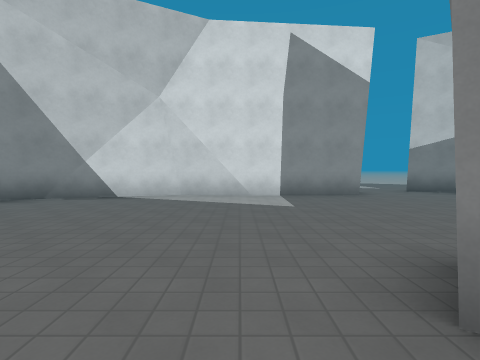
View 1 (above)

16 first-person views from a walk through a 3-D level made in the Godot game engine. The camera is 1.3 m above the floor, tilts 2° down and sees 80° across. The floor is counted in squares, 2 m on a side. Each view is taken from the middle of a square. On the plan, view 1 faces up. The plan holds only what a view shows up to about 9 squares ahead; the rest is blank. The place goes on beyond the plan. Surface patterns are stand-ins for the level's own textures.

View 2
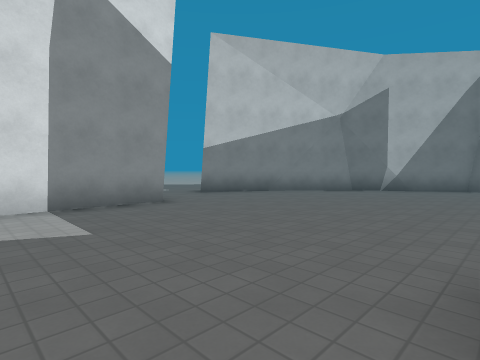

View 3
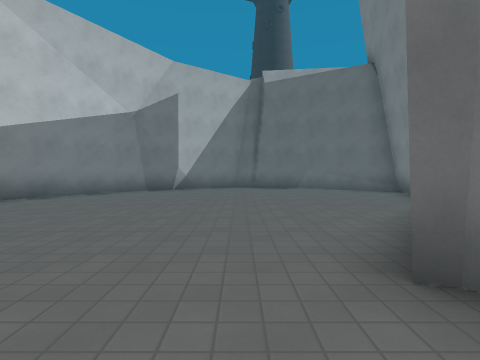

View 4
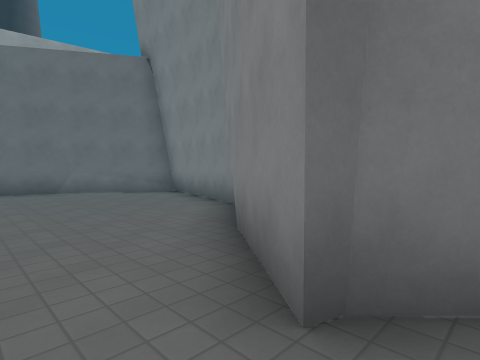

View 5
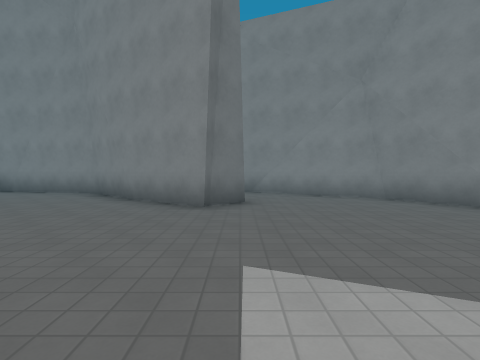

View 6
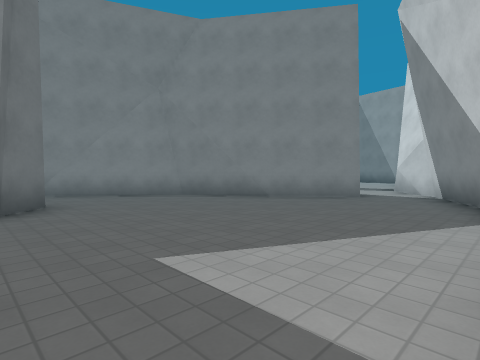

View 7
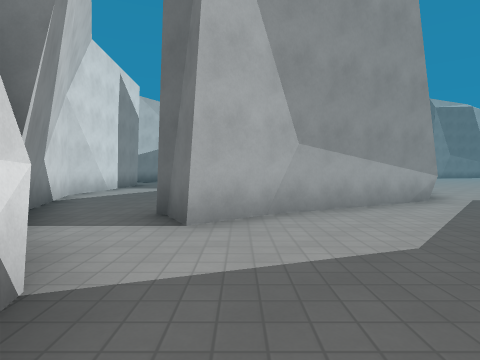

View 8
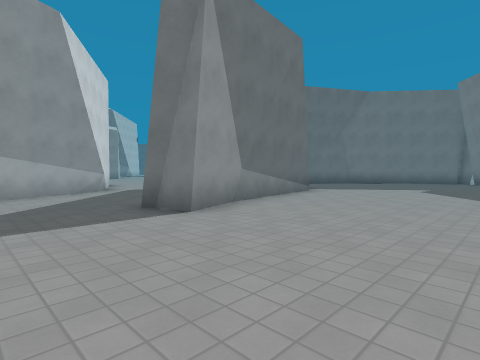

View 9
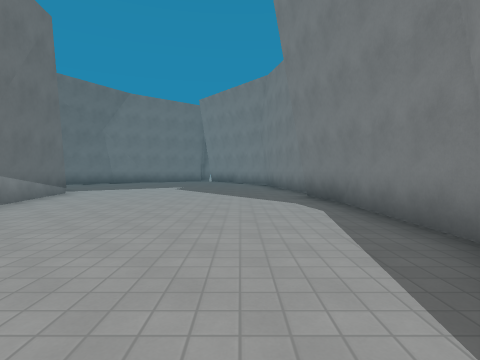

View 10
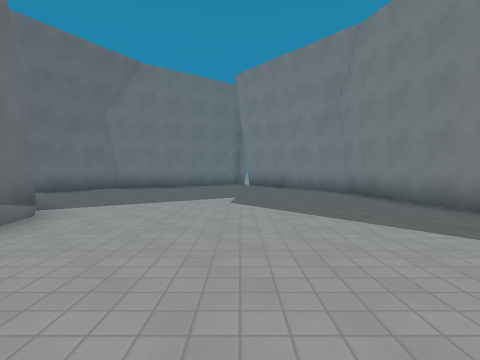

View 11
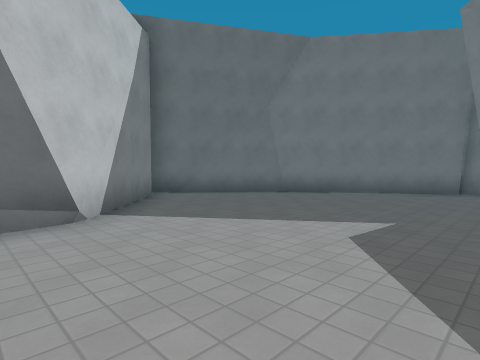

View 12
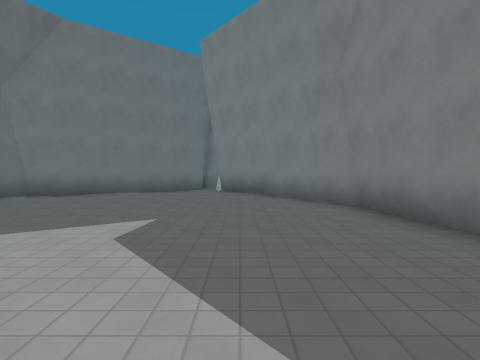

View 13
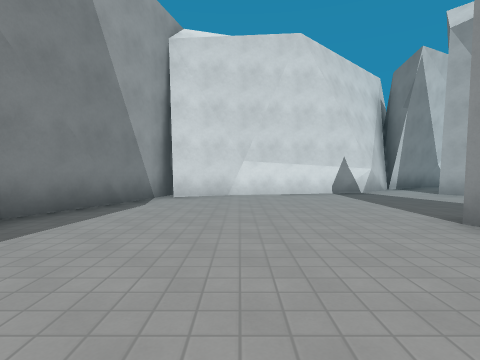

View 14
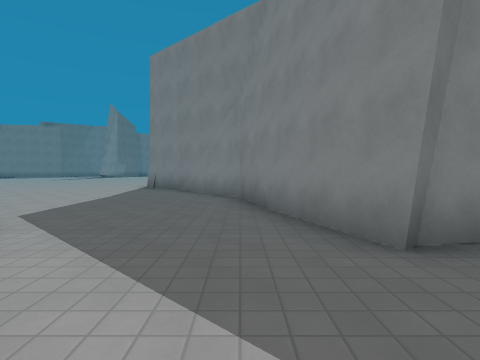

View 15
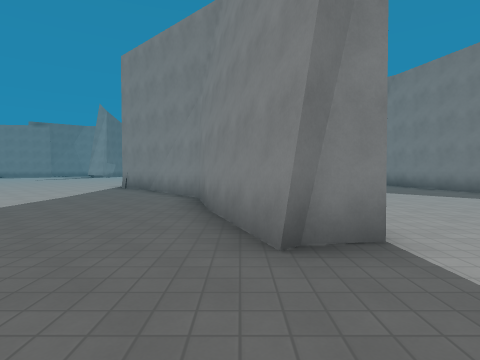

View 16
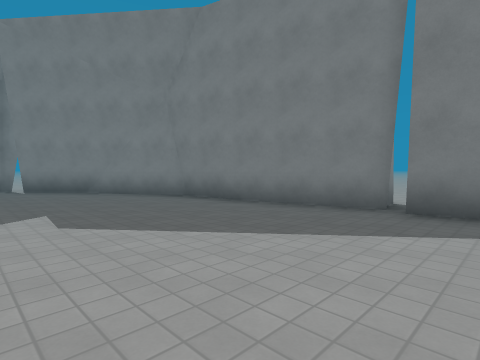

### Floor plan
Ten units are one square. View 1 is at (0, 0); x grows to the right and y downward. Boxes are objects, and circles mark ways between rooms. Rooms are numbered by the first view taken in them; rooms with no view inside come last. Other rooms are left out.
<svg viewBox="-146 -91 259 244">
<path fill="none" stroke="#000" d="M32 -73 -4 -73M34 -7 49 8 80 17M9 -12 15 -18 16 -20 37 -5M1 -72 -17 -74 -42 -65M76 -71 50 -86M-34 -24 -23 -4 5 15M98 -45 90 -60 69 -77M-36 -68 -48 -61M75 16 87 17 101 -9M100 -6 104 -22M108 -30 94 -51M-49 -42 -30 -17M-76 25 -84 6 -74 4M-65 66 -72 59 -77 21M-78 6 -74 3 -69 17M-140 55 -132 91M-133 85 -131 102 -117 127M-141 28 -136 53M-40 87 -72 60M-44 104 -35 88M-121 121 -103 142M-39 -9 -48 -26M-133 -16 -141 3 -140 36M-75 129 -58 121 -39 98M-45 -21 -57 -36M-109 -36 -126 -29M-127 -36 -135 -8M-99 145 -69 126M-104 148 -97 148M-65 -50 -74 -42 -112 -35M-63 -55 -72 -43M-57 -36 -50 -40 -49 -42M-48 -61 -61 -54"/>
<circle cx="-50" cy="-50" r="3" fill="#2a7"/>
<circle cx="-60" cy="-40" r="3" fill="#2a7"/>
<text x="30" y="-40">1</text>
<text x="-90" y="50">2</text>
<text x="-60" y="-50">3</text>
</svg>
Room 1 opens to room 3. Room 2 opens to room 3.

Where each view was taken, in squares from view 1:
view 1: 0 up, 0 right, facing up
view 2: 2 up, 0 right, facing up-right
view 3: 3 up, 0 right, facing right
view 4: 3 up, 1 right, facing down-right
view 5: 7 up, 1 right, facing down
view 6: 7 up, 2 right, facing down-left
view 7: 3 up, 9 left, facing right
view 8: 2 up, 12 left, facing down-right
view 9: 2 up, 12 left, facing down
view 10: 2 down, 10 left, facing down
view 11: 5 down, 11 left, facing down-right
view 12: 5 down, 11 left, facing down
view 13: 4 down, 11 left, facing up
view 14: 2 up, 6 left, facing down
view 15: 2 up, 7 left, facing down
view 16: 4 down, 9 left, facing down-left
